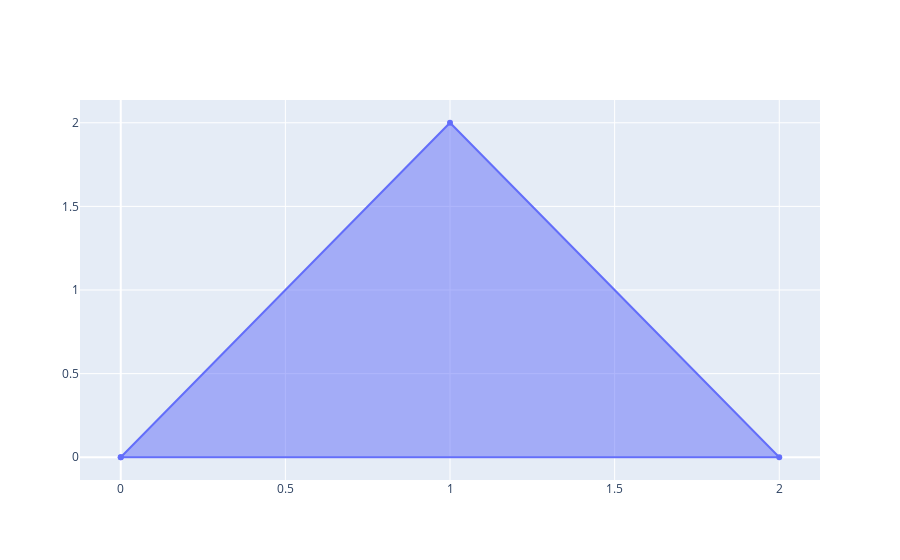

Write notebook code for a chart like this one.
### Code cell
import plotly.graph_objects as go

fig = go.Figure(go.Scatter(x=[0,1,2,0], y=[0,2,0,0], fill="toself"))
fig.show()

### Figure 1 — Plotly figure (JSON) as saved in the notebook; plotly's stock layout.template omitted (floating-point values rounded to 4 significant figures)
{"data": [{"fill": "toself", "type": "scatter", "x": [0, 1, 2, 0], "y": [0, 2, 0, 0]}], "layout": {}}
